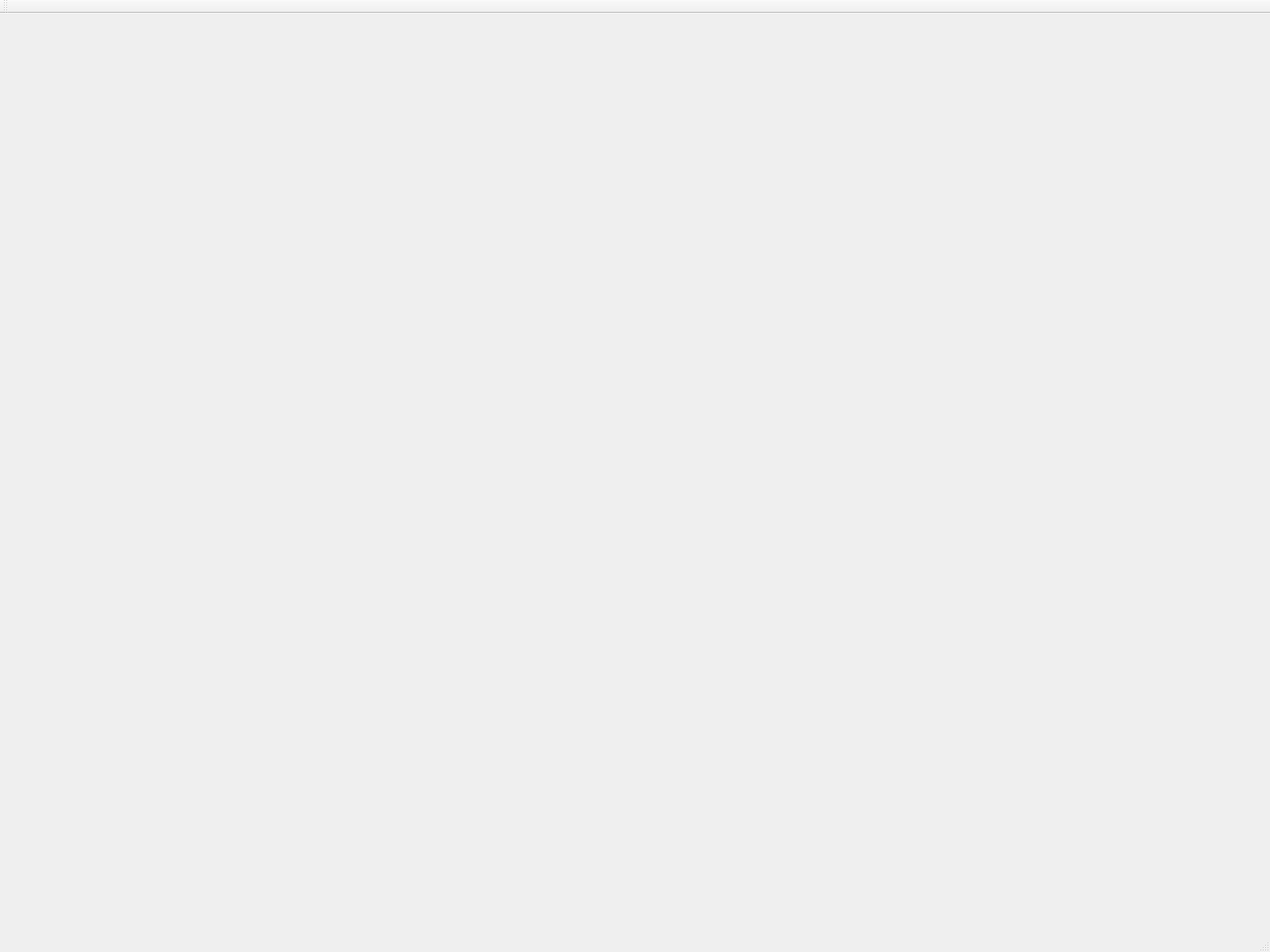
<?xml version="1.0" encoding="UTF-8"?>
<ui version="4.0">
 <class>Situation2DClass</class>
 <widget class="QMainWindow" name="Situation2DClass">
  <property name="geometry">
   <rect>
    <x>0</x>
    <y>0</y>
    <width>1600</width>
    <height>1200</height>
   </rect>
  </property>
  <property name="minimumSize">
   <size>
    <width>1600</width>
    <height>1200</height>
   </size>
  </property>
  <property name="maximumSize">
   <size>
    <width>1600</width>
    <height>1200</height>
   </size>
  </property>
  <property name="windowTitle">
   <string>Situation2D</string>
  </property>
  <widget class="QWidget" name="centralWidget"/>
  <widget class="QMenuBar" name="menuBar">
   <property name="geometry">
    <rect>
     <x>0</x>
     <y>0</y>
     <width>1600</width>
     <height>37</height>
    </rect>
   </property>
  </widget>
  <widget class="QToolBar" name="mainToolBar">
   <attribute name="toolBarArea">
    <enum>TopToolBarArea</enum>
   </attribute>
   <attribute name="toolBarBreak">
    <bool>false</bool>
   </attribute>
  </widget>
  <widget class="QStatusBar" name="statusBar"/>
 </widget>
 <layoutdefault spacing="6" margin="11"/>
 <resources/>
 <connections/>
</ui>
